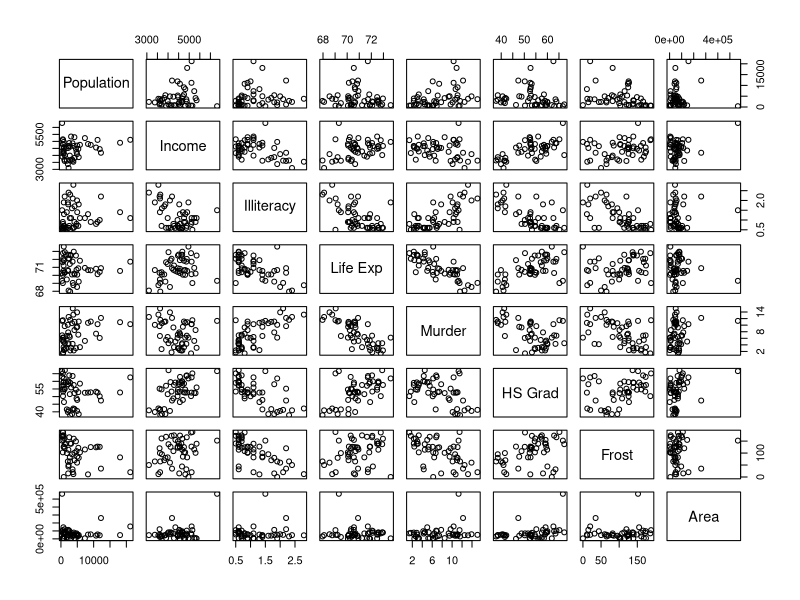
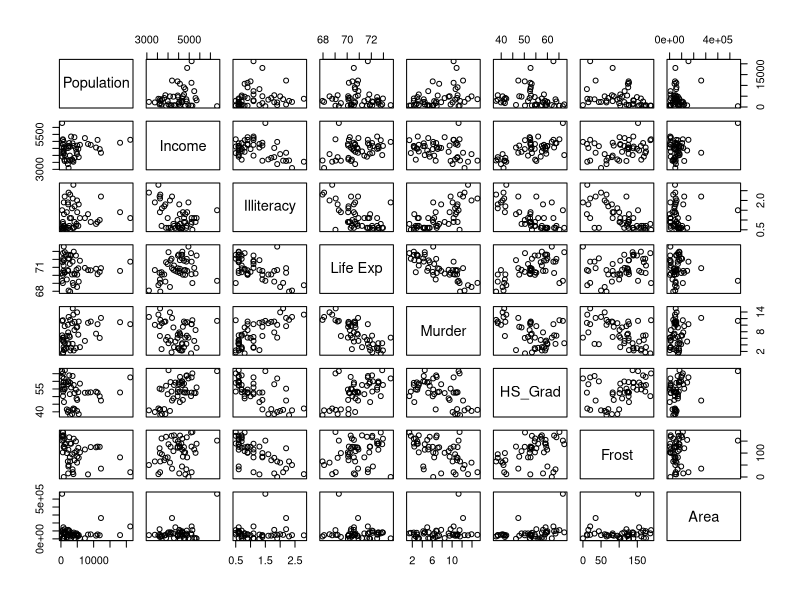
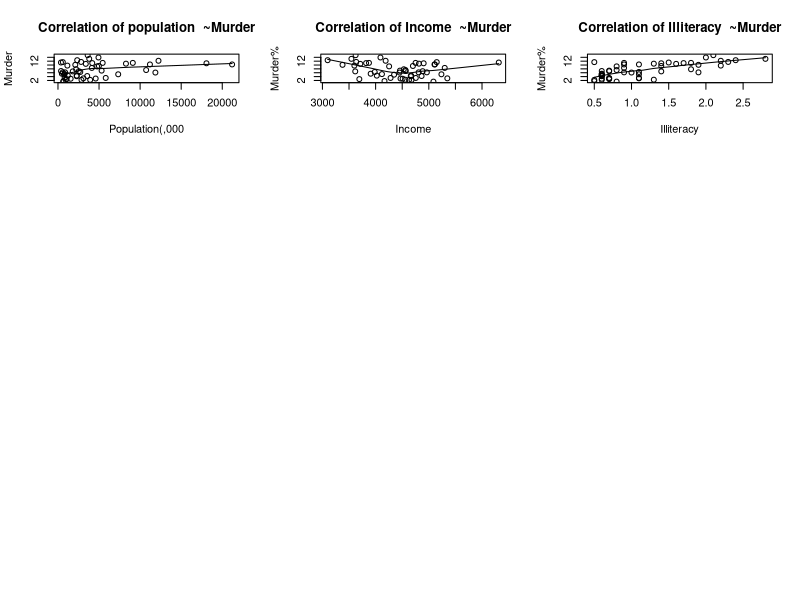

Recreate these plots in R, in order. (Note: this script raises an error after producing the figures.)
state_data <- as.data.frame(state.x77)
state_data
View(state_data)
pairs(state_data)
cor(state_data)

names(state_data)[names(state_data) == "life_exp"] <- "Life_Exp"
names(state_data)[names(state_data) == "HS Grad"] <- "HS_Grad"
state_data

library(e1071)
windows(20,12)
pairs(state_data, smooth=FALSE, scale=FALSE, density=TRUE,ellipses=FALSE, method="spearman",
      pch=21, lm=FALSE,cor=TRUE, jiggle =FALSE, factor=2, hist.col=4,stars=TRUE,ci =TRUE)
warnings()

windows(20.12)
par(mfrow=c(4,3))
scatter.smooth(x=state_data$Population, y=state_data$Murder,
               main="Correlation of population  ~Murder",
               xlab="Population(,000",
               ylab="Murder")
scatter.smooth(x=state_data$Income, y=state_data$Murder,
               main="Correlation of Income  ~Murder",
               xlab="Income",
               ylab="Murder%")
scatter.smooth(x=state_data$Illiteracy, y=state_data$Murder,
               main="Correlation of Illiteracy  ~Murder",
               xlab="Illiteracy",
               ylab="Murder%")
scatter.smooth(x=state_data$Life_Exp, y=state_data$Murder,
               main="Correlation of Life_Exp  ~Murder",
               xlab="Life_Exp",
               ylab="Murder%")
scatter.smooth(x=state_data$HS_Grad, y=state_data$Murder,
               main="Correlation of HS_Grad  ~Murder",
               xlab="HS_Grad",
               ylab="Murder%")
scatter.smooth(x=state_data$Frost, y=state_data$Murder,
               main="Correlation of Frost  ~Murder",
               xlab="Frost",
               ylab="Murder%")
scatter.smooth(x=state_data$Area, y=state_data$Murder,
               main="Correlation of Area  ~Murder",
               xlab="Area",
               ylab="Murder%")
cor(state_data)
paste("Correlation for murder and forst:",round(cor(state_data$Murder,state_data$Frost),2))
paste("Correlation for murder and population:",round(cor(state_data$Murder,state_data$Population),2))
paste("Correlation for murder and income:",round(cor(state_data$Murder,state_data$Income),2))
paste("Correlation for murder and illiteracy:",round(cor(state_data$Murder,state_data$Illiteracy),2))
paste("Correlation for murder and life_exp:",round(cor(state_data$Murder,state_data$Life_Exp),2))
paste("Correlation for murder and hs_grad:",round(cor(state_data$Murder,state_data$HS_Grad),2))
paste("Correlation for murder and area:",round(cor(state_data$Murder,state_data$Area),2))

